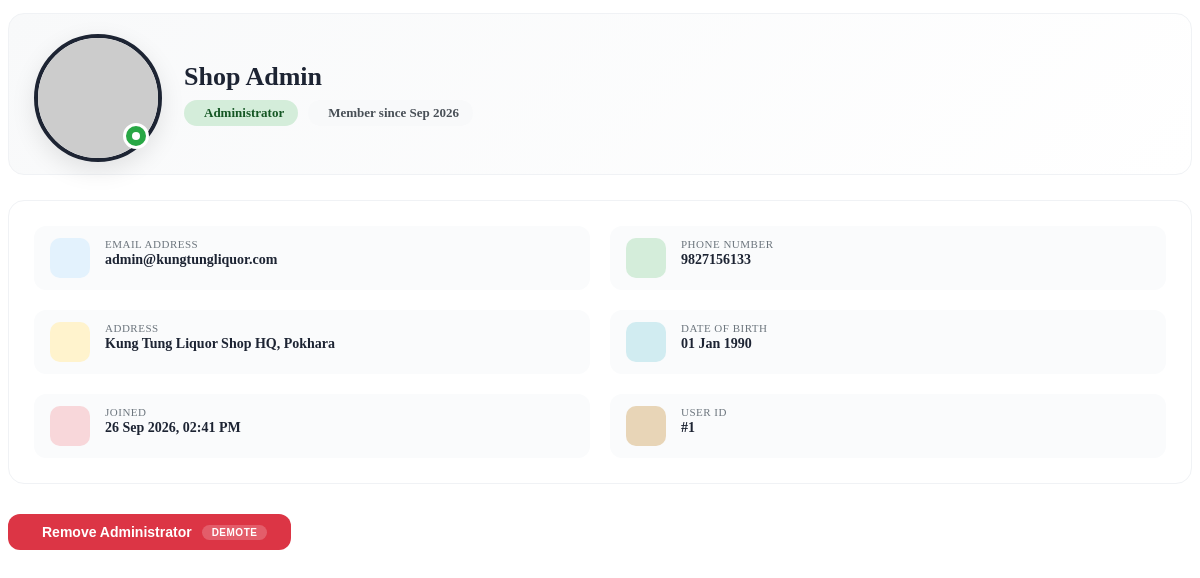
Page /admin/get-user.php?id=1 on the committed database.
### tables this page shows
CREATE TABLE IF NOT EXISTS users (
    id INT AUTO_INCREMENT PRIMARY KEY,
    email VARCHAR(150) NOT NULL UNIQUE,
    phone_number VARCHAR(20) NOT NULL,
    full_name VARCHAR(100) NOT NULL,
    address VARCHAR(255) NOT NULL,
    date_of_birth DATE NOT NULL,
    password_hash VARCHAR(255) NOT NULL,
    role ENUM('customer', 'admin') NOT NULL DEFAULT 'customer',
    created_at TIMESTAMP DEFAULT CURRENT_TIMESTAMP
);

### admin/get-user.php (the view, shortened to what this page needs)
<?php
include("../config/database.php");
$id = (int)$_GET['id'];
$query = mysqli_query($conn, "SELECT * FROM users WHERE id='$id'");
$user = mysqli_fetch_assoc($query);
if (!empty($user['profile_image']) && file_exists("../uploads/profile/" . $user['profile_image'])) {
    $image = "../uploads/profile/" . $user['profile_image'];
} else {
    $image = "https://ui-avatars.com/api/?name=" .
             urlencode($user['full_name']) .
             "&background=1d2433&color=ffffff&size=250";
}
?>
<div class="user-profile-container">
    <div class="profile-header">
        <div class="profile-avatar-wrapper">
            <div class="profile-avatar">
                <img src="<?= $image ?>" alt="<?= htmlspecialchars($user['full_name']) ?>">
                <div class="profile-status <?= $user['role'] ?>">
                    <span class="status-dot"></span>
                </div>
            </div>
        </div>
        <div class="profile-info-header">
            <h2 class="profile-name"><?= htmlspecialchars($user['full_name']) ?></h2>
            <div class="profile-badges">
                <?php if ($user['role'] == "admin"): ?>
                    <span class="role-badge admin">
                        Administrator
                    </span>
                <?php endif; ?>
                <span class="role-badge joined">
                    Member since <?= date("M Y", strtotime($user['created_at'])) ?>
                </span>
            </div>
        </div>
    </div>
    <div class="profile-details">
        <div class="details-grid">
            <div class="detail-item">
                <div class="detail-icon" style="background: #e3f2fd; color: #0d6efd;">
                </div>
                <div class="detail-content">
                    <div class="detail-label">Email Address</div>
                    <div class="detail-value"><?= htmlspecialchars($user['email']) ?></div>
                </div>
            </div>
            <div class="detail-item">
                <div class="detail-icon" style="background: #d4edda; color: #155724;">
                </div>
                <div class="detail-content">
                    <div class="detail-label">Phone Number</div>
                    <div class="detail-value"><?= htmlspecialchars($user['phone_number']) ?></div>
                </div>
            </div>
            <div class="detail-item">
                <div class="detail-icon" style="background: #fff3cd; color: #856404;">
                </div>
                <div class="detail-content">
                    <div class="detail-label">Address</div>
                    <div class="detail-value"><?= htmlspecialchars($user['address'] ?: 'Not provided') ?></div>
                </div>
            </div>
            <div class="detail-item">
                <div class="detail-icon" style="background: #d1ecf1; color: #0c5460;">
                </div>
                <div class="detail-content">
                    <div class="detail-label">Date of Birth</div>
                    <div class="detail-value">
                        <?php
                        if (!empty($user['date_of_birth']) && $user['date_of_birth'] != "0000-00-00") {
                            echo date("d M Y", strtotime($user['date_of_birth']));
                        } else {
                            echo '<span class="text-muted">Not provided</span>';
                        }
                        ?>
                    </div>
                </div>
            </div>
            <div class="detail-item">
                <div class="detail-icon" style="background: #f8d7da; color: #721c24;">
                </div>
                <div class="detail-content">
                    <div class="detail-label">Joined</div>
                    <div class="detail-value"><?= date("d M Y, h:i A", strtotime($user['created_at'])) ?></div>
                </div>
            </div>
            <div class="detail-item">
                <div class="detail-icon" style="background: #e8d5b7; color: #6d4c2a;">
                </div>
                <div class="detail-content">
                    <div class="detail-label">User ID</div>
                    <div class="detail-value">#<?= $user['id'] ?></div>
                </div>
            </div>
        </div>
    </div>
    <div class="profile-actions">
        <?php if ($user['role'] == "customer"): ?>
            <button class="action-btn-primary roleBtn"
                    data-id="<?= $user['id'] ?>"
                    data-role="admin">
                <i class="fa-solid fa-user-shield"></i>
                Make Administrator
                <span class="action-btn-badge">Promote</span>
            </button>
        <?php else: ?>
            <button class="action-btn-danger roleBtn"
                    data-id="<?= $user['id'] ?>"
                    data-role="customer">
                Remove Administrator
                <span class="action-btn-badge">Demote</span>
            </button>
        <?php endif; ?>
    </div>
</div>

### admin/get-user.php (style rules this page uses)
.user-profile-container { padding: 5px 0; }
.profile-header { display: flex; align-items: center; gap: 30px; padding: 20px 25px; background: linear-gradient(135deg, #f8f9fa 0%, #ffffff 100%); border-radius: 16px; margin-bottom: 25px; border: 1px solid #f0f2f5; }
.profile-avatar-wrapper { position: relative; flex-shrink: 0; }
.profile-avatar { position: relative; width: 120px; height: 120px; }
.profile-avatar img { width: 100%; height: 100%; border-radius: 50%; object-fit: cover; border: 4px solid #1d2433; box-shadow: 0 8px 25px rgba(0,0,0,0.1); }
.profile-status { position: absolute; bottom: 5px; right: 5px; width: 20px; height: 20px; border-radius: 50%; border: 3px solid white; display: flex; align-items: center; justify-content: center; }
.profile-status.admin { background: #28a745; }
.status-dot { width: 8px; height: 8px; border-radius: 50%; background: white; display: inline-block; }
.profile-info-header { flex: 1; }
.profile-name { font-size: 26px; font-weight: 700; color: #1d2433; margin: 0 0 8px 0; }
.profile-badges { display: flex; gap: 10px; flex-wrap: wrap; }
.role-badge { display: inline-flex; align-items: center; gap: 6px; padding: 5px 14px; border-radius: 20px; font-size: 13px; font-weight: 600; }
.role-badge.admin { background: #d4edda; color: #155724; }
.role-badge.joined { background: #f8f9fa; color: #495057; }
.profile-details { background: white; border-radius: 16px; padding: 25px; margin-bottom: 25px; border: 1px solid #f0f2f5; }
.details-grid { display: grid; grid-template-columns: 1fr 1fr; gap: 20px; }
.detail-item { display: flex; align-items: flex-start; gap: 15px; padding: 12px 16px; border-radius: 12px; background: #fafbfc; transition: all 0.2s; }
.detail-icon { width: 40px; height: 40px; border-radius: 10px; display: flex; align-items: center; justify-content: center; font-size: 16px; flex-shrink: 0; }
.detail-content { flex: 1; min-width: 0; }
.detail-label { font-size: 11px; text-transform: uppercase; letter-spacing: 0.5px; color: #6c757d; margin-bottom: 2px; }
.detail-value { font-size: 14px; font-weight: 600; color: #1d2433; word-break: break-word; }
.profile-actions { display: flex; gap: 12px; padding-top: 5px; }
.action-btn-primary, .action-btn-danger { padding: 10px 24px; border-radius: 12px; font-size: 14px; font-weight: 600; border: none; cursor: pointer; transition: all 0.2s; display: inline-flex; align-items: center; gap: 10px; }
.action-btn-danger { background: #dc3545; color: white; }
.action-btn-badge { background: rgba(255,255,255,0.2); padding: 2px 10px; border-radius: 20px; font-size: 10px; text-transform: uppercase; letter-spacing: 0.5px; }

### rows in the picture
users: full_name "Shop Admin", created_at "Sep 2026", email "admin@kungtungliquor.com", phone_number "9827156133", address "Kung Tung Liquor Shop HQ, Pokhara", date_of_birth "01 Jan 1990", created_at "26 Sep 2026, 02:41 PM", id "1"
